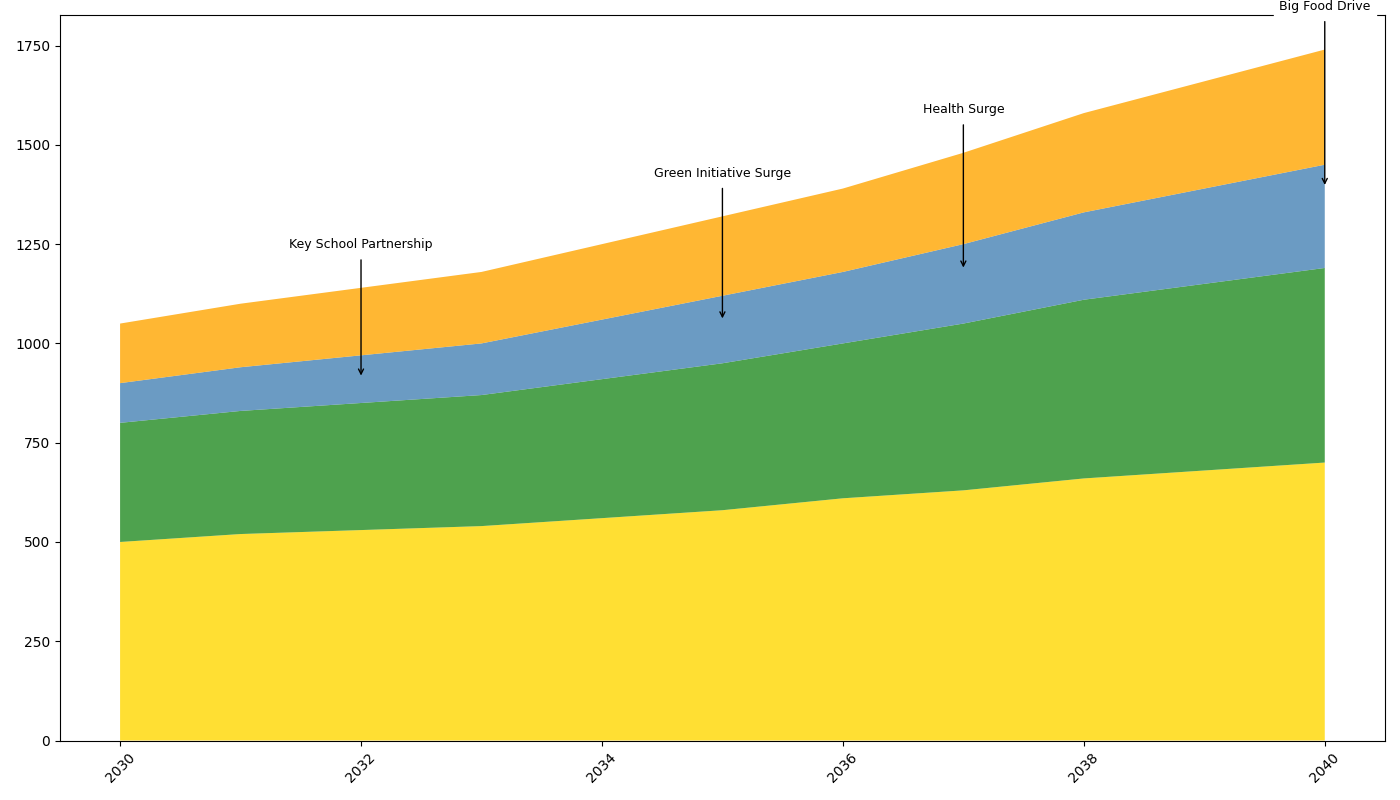

Generate this figure with Python:
import matplotlib.pyplot as plt
import numpy as np

years = np.arange(2030, 2041)

school_programs = np.array([500, 520, 530, 540, 560, 580, 610, 630, 660, 680, 700])
environmental_projects = np.array([300, 310, 320, 330, 350, 370, 390, 420, 450, 470, 490])
healthcare_support = np.array([100, 110, 120, 130, 150, 170, 180, 200, 220, 240, 260])
food_drives = np.array([150, 160, 170, 180, 190, 200, 210, 230, 250, 270, 290])

plt.figure(figsize=(14, 8))
plt.stackplot(years, school_programs, environmental_projects, healthcare_support, food_drives,
              colors=['#FFD700', '#228B22', '#4682B4', '#FFA500'], alpha=0.8)

plt.xticks(rotation=45)
plt.tight_layout()

milestones = {
    2032: 'Key School Partnership',
    2035: 'Green Initiative Surge',
    2037: 'Health Surge',
    2040: 'Big Food Drive'
}

for year, text in milestones.items():
    hour_total = sum([school_programs[year-2030], environmental_projects[year-2030], healthcare_support[year-2030], food_drives[year-2030]])
    plt.annotate(text, xy=(year, hour_total*0.8), xytext=(year, hour_total + 100),
                 arrowprops=dict(facecolor='black', arrowstyle='->'),
                 fontsize=9, ha='center', color='black', backgroundcolor='white')

plt.show()
